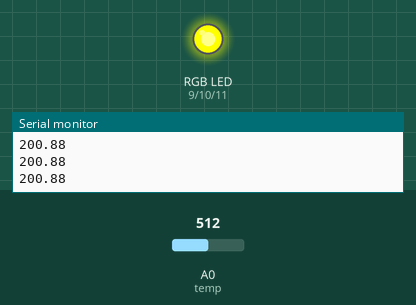
This sketch was run on a simulated Arduino Uno, built with avr-gcc and run on an emulated ATmega328P. Shown: an RGB LED mixed from three pins (HIGH = lit), the last lines printed to the serial monitor. The test bench sets the inputs (shaded band); at power-on: A0 (temp) = 512.

Above: at 1.2 s.
1.3 s: A0 (temp) set to 122
At 2.4 s:
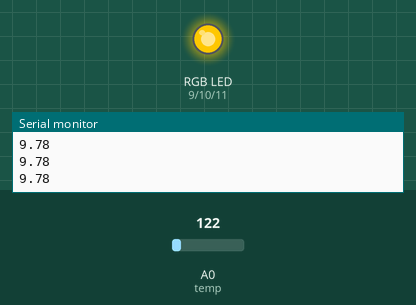
2.8 s: A0 (temp) set to 0
At 3.5 s:
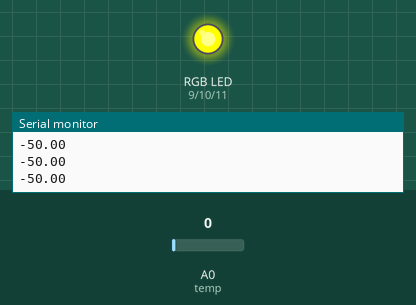
Timing chart, 0 to 5.8 s (numbered marks = the images above; inputs shaded):
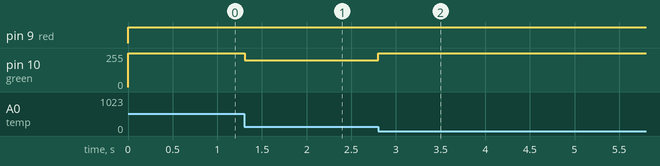

The sketch:

RGB_lab_3.ino
```cpp
#define temp A0
#define red 9
#define green 10
#define blue 11

void setup() {
  Serial.begin(9600);
  pinMode(temp, INPUT);
  pinMode(red, OUTPUT);
  pinMode(green, OUTPUT);
  pinMode(blue, OUTPUT);
}

double analogRead_temp(int pin) {
  return (4.9 * analogRead(pin) - 500) / 10;
}


void loop() {
  double T = analogRead_temp(temp);

  analogWrite(red, 255);
  analogWrite(green, 255 - T / 15 * 85);
  analogWrite(blue, 0);

  Serial.println(T);
}
```

Measured:
- after the input at 1.3 s, pin 10 (green): 255/255 → 199/255 at once
- after the input at 2.8 s, pin 10 (green): 199/255 → 255/255 at once
